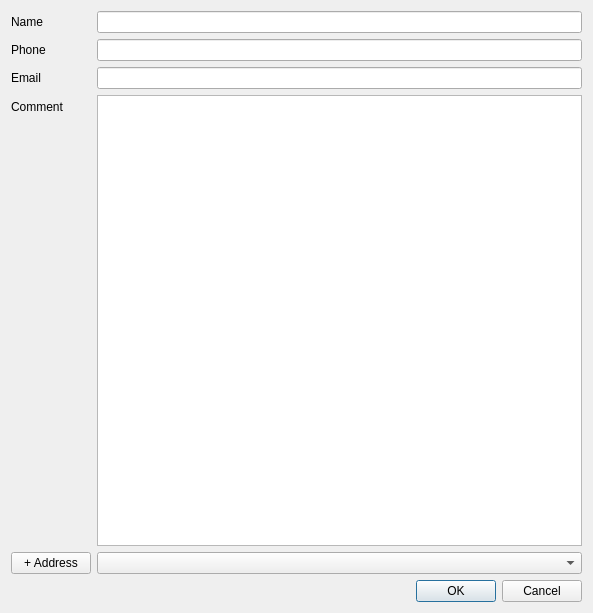
<?xml version="1.0" encoding="UTF-8"?>
<ui version="4.0">
 <class>Dialog</class>
 <widget class="QDialog" name="Dialog">
  <property name="geometry">
   <rect>
    <x>0</x>
    <y>0</y>
    <width>593</width>
    <height>613</height>
   </rect>
  </property>
  <property name="windowTitle">
   <string>Dialog</string>
  </property>
  <layout class="QGridLayout" name="gridLayout_2">
   <item row="0" column="0">
    <layout class="QGridLayout" name="gridLayout">
     <item row="0" column="0">
      <layout class="QFormLayout" name="formLayout">
       <item row="0" column="0">
        <widget class="QLabel" name="label_name">
         <property name="text">
          <string>Name</string>
         </property>
        </widget>
       </item>
       <item row="1" column="0">
        <widget class="QLabel" name="label_phone">
         <property name="text">
          <string>Phone</string>
         </property>
        </widget>
       </item>
       <item row="2" column="0">
        <widget class="QLabel" name="label_email">
         <property name="text">
          <string>Email</string>
         </property>
        </widget>
       </item>
       <item row="3" column="0">
        <widget class="QLabel" name="label_comment">
         <property name="text">
          <string>Comment</string>
         </property>
        </widget>
       </item>
       <item row="4" column="0">
        <widget class="QPushButton" name="new_address">
         <property name="text">
          <string>+ Address</string>
         </property>
        </widget>
       </item>
       <item row="1" column="1">
        <widget class="QLineEdit" name="phone">
         <property name="maxLength">
          <number>11</number>
         </property>
         <property name="dragEnabled">
          <bool>true</bool>
         </property>
         <property name="clearButtonEnabled">
          <bool>true</bool>
         </property>
        </widget>
       </item>
       <item row="0" column="1">
        <widget class="QLineEdit" name="name">
         <property name="dragEnabled">
          <bool>true</bool>
         </property>
         <property name="clearButtonEnabled">
          <bool>true</bool>
         </property>
        </widget>
       </item>
       <item row="2" column="1">
        <widget class="QLineEdit" name="email">
         <property name="dragEnabled">
          <bool>true</bool>
         </property>
         <property name="clearButtonEnabled">
          <bool>true</bool>
         </property>
        </widget>
       </item>
       <item row="3" column="1">
        <widget class="QTextEdit" name="comment">
         <property name="tabChangesFocus">
          <bool>true</bool>
         </property>
        </widget>
       </item>
       <item row="4" column="1">
        <widget class="QComboBox" name="address">
         <property name="minimumSize">
          <size>
           <width>475</width>
           <height>0</height>
          </size>
         </property>
        </widget>
       </item>
      </layout>
     </item>
    </layout>
   </item>
   <item row="1" column="0">
    <widget class="QDialogButtonBox" name="confirm">
     <property name="standardButtons">
      <set>QDialogButtonBox::Cancel|QDialogButtonBox::Ok</set>
     </property>
    </widget>
   </item>
  </layout>
 </widget>
 <resources/>
 <connections/>
</ui>
